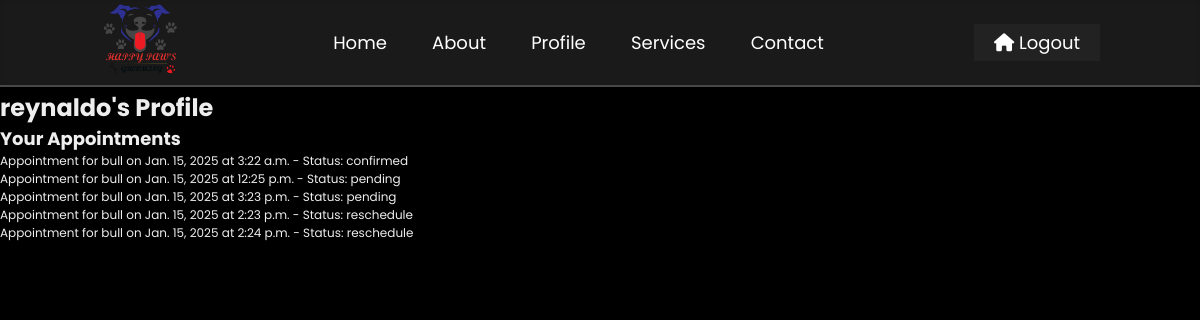
Screenshot of /profile/ (signed in) with the database file from the repository.
### app/models.py (models this page shows, shortened)
class CustomUser(AbstractUser):
    USER_ROLES = (
        ('admin', 'Admin'),
        ('user', 'User'),
    )
    role = models.CharField(
        max_length=10,
        choices=USER_ROLES,
        default='user',
    )
    profile_picture = models.ImageField(
        upload_to='images/profile_pics',
        null=True,
        blank=True,
    )

class Appointment(models.Model):
    STATUS_CHOICES = [
        ('pending', _('Pending')),
        ('reschedule', _('Reschedule')),
        ('confirmed', _('Confirmed')),
        ('completed', _('Completed')),
        ('canceled', _('Canceled')),
    ]
    pet = models.ForeignKey(Pet, on_delete=models.CASCADE, related_name='appointments')
    service = models.ForeignKey(Service, on_delete=models.CASCADE, related_name='appointments')
    groomer = models.ForeignKey(Groomer, on_delete=models.SET_NULL, null=True, blank=True, related_name='appointments')
    date = models.DateField()
    time = models.TimeField()
    created_at = models.DateTimeField(default=timezone.now)
    notes = models.TextField(blank=True)
    is_confirmed = models.BooleanField(default=False)  # Consider removing this if `status` supersedes it.
    status = models.CharField(
        max_length=10,
        choices=STATUS_CHOICES,
        default='pending',
    )
    class Meta:
        unique_together = ('pet', 'date', 'time')
    def reschedule(self, new_date, new_time):
        self.date = new_date
        self.time = new_time
        self.status = 'reschedule'
        self.save()

class Pet(models.Model):
    owner = models.ForeignKey(Owner, on_delete=models.CASCADE, related_name='pets')
    name = models.CharField(max_length=100)
    species = models.CharField(max_length=50, choices=[('dog', 'Dog'), ('cat', 'Cat')])
    picture = models.ImageField(upload_to='images/pet_picture', blank=True, null=True)
    breed = models.CharField(max_length=100, blank=True)
    age_years = models.PositiveIntegerField(default=0, verbose_name="Age (Years)")
    age_months = models.PositiveIntegerField(default=0, verbose_name="Age (Months)")

### app/views.py (the view)
# urls.py: path('profile/', user_profile, name='user_profile'),
@login_required
def user_profile(request):
    owner = get_object_or_404(Owner, user=request.user)
    appointments = Appointment.objects.filter(pet__owner=owner)
    return render(request, 'app/user/profile.html', {'appointments': appointments})

### app/templates/app/user/profile.html (shortened to what this page needs)
{% extends 'app/user/user_main.html' %}
{% block content %}
<br><br><br><br><br>
<h1>{{ user.username }}'s Profile</h1>
<h2>Your Appointments</h2>
<ul>
    {% for appointment in appointments %}
        <li>
            Appointment for {{ appointment.pet.name }} on {{ appointment.date }} at {{ appointment.time }}
            - Status: {{ appointment.status }}
        </li>
    {% endfor %}
</ul>
{% endblock %}

### static/css/user.css (style rules this page uses)
* { margin: 0; padding: 0; box-sizing: border-box; font-family: 'Poppins', sans-serif; }
body { margin: 0; background-color: #000; color: #eee; font-family: Poppins; font-size: 12px; overflow: scroll; }

### rows the page displays
CustomUser: username "reynaldo"
Appointment: pet.name "bull", date "Jan. 15, 2025", time "3:22 a.m.", status "confirmed"
Appointment: pet.name "bull", date "Jan. 15, 2025", time "12:25 p.m.", status "pending"
Appointment: pet.name "bull", date "Jan. 15, 2025", time "3:23 p.m.", status "pending"
Appointment: pet.name "bull", date "Jan. 15, 2025", time "2:23 p.m.", status "reschedule"
Appointment: pet.name "bull", date "Jan. 15, 2025", time "2:24 p.m.", status "reschedule"
